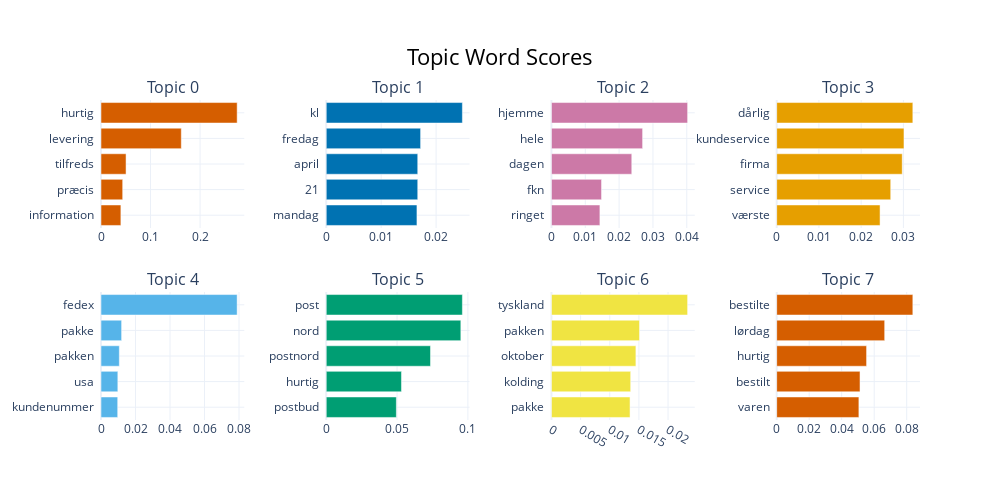

Notebook source saved alongside this figure:
### Markdown cell above
~~At least, now the name isn't all stopwords, but it still only puts it in one outlier topic.~~

I think the actual problem is just having way too few documents for it extract topics.

Decreasing `min_topic_size` helped.

### Code cell
topic_model.visualize_barchart()

### Figure 1 — Plotly figure (JSON) as saved in the notebook; plotly's stock layout.template omitted (floating-point values rounded to 4 significant figures)
{"data": [{"marker": {"color": "#D55E00"}, "orientation": "h", "type": "bar", "x": [0.04014, 0.04376, 0.05057, 0.1621, 0.2749], "xaxis": "x", "y": ["information  ", "præcis  ", "tilfreds  ", "levering  ", "hurtig  "], "yaxis": "y"}, {"marker": {"color": "#0072B2"}, "orientation": "h", "type": "bar", "x": [0.01652, 0.01666, 0.01666, 0.01718, 0.02479], "xaxis": "x2", "y": ["mandag  ", "21  ", "april  ", "fredag  ", "kl  "], "yaxis": "y2"}, {"marker": {"color": "#CC79A7"}, "orientation": "h", "type": "bar", "x": [0.01432, 0.0148, 0.02374, 0.02694, 0.04024], "xaxis": "x3", "y": ["ringet  ", "fkn  ", "dagen  ", "hele  ", "hjemme  "], "yaxis": "y3"}, {"marker": {"color": "#E69F00"}, "orientation": "h", "type": "bar", "x": [0.02447, 0.027, 0.02973, 0.03014, 0.03224], "xaxis": "x4", "y": ["værste  ", "service  ", "firma  ", "kundeservice  ", "dårlig  "], "yaxis": "y4"}, {"marker": {"color": "#56B4E9"}, "orientation": "h", "type": "bar", "x": [0.009681, 0.009761, 0.01062, 0.01195, 0.07892], "xaxis": "x5", "y": ["kundenummer  ", "usa  ", "pakken  ", "pakke  ", "fedex  "], "yaxis": "y5"}, {"marker": {"color": "#009E73"}, "orientation": "h", "type": "bar", "x": [0.04952, 0.05312, 0.0736, 0.09503, 0.09613], "xaxis": "x6", "y": ["postbud  ", "hurtig  ", "postnord  ", "nord  ", "post  "], "yaxis": "y6"}, {"marker": {"color": "#F0E442"}, "orientation": "h", "type": "bar", "x": [0.01348, 0.01359, 0.01448, 0.0151, 0.02335], "xaxis": "x7", "y": ["pakke  ", "kolding  ", "oktober  ", "pakken  ", "tyskland  "], "yaxis": "y7"}, {"marker": {"color": "#D55E00"}, "orientation": "h", "type": "bar", "x": [0.05058, 0.05127, 0.05531, 0.06645, 0.08378], "xaxis": "x8", "y": ["varen  ", "bestilt  ", "hurtig  ", "lørdag  ", "bestilte  "], "yaxis": "y8"}], "layout": {"annotations": [{"font": {"size": 16}, "showarrow": false, "text": "Topic 0", "x": 0.0875, "xanchor": "center", "xref": "paper", "y": 1, "yanchor": "bottom", "yref": "paper"}, {"font": {"size": 16}, "showarrow": false, "text": "Topic 1", "x": 0.3625, "xanchor": "center", "xref": "paper", "y": 1, "yanchor": "bottom", "yref": "paper"}, {"font": {"size": 16}, "showarrow": false, "text": "Topic 2", "x": 0.6375, "xanchor": "center", "xref": "paper", "y": 1, "yanchor": "bottom", "yref": "paper"}, {"font": {"size": 16}, "showarrow": false, "text": "Topic 3", "x": 0.9125, "xanchor": "center", "xref": "paper", "y": 1, "yanchor": "bottom", "yref": "paper"}, {"font": {"size": 16}, "showarrow": false, "text": "Topic 4", "x": 0.0875, "xanchor": "center", "xref": "paper", "y": 0.4, "yanchor": "bottom", "yref": "paper"}, {"font": {"size": 16}, "showarrow": false, "text": "Topic 5", "x": 0.3625, "xanchor": "center", "xref": "paper", "y": 0.4, "yanchor": "bottom", "yref": "paper"}, {"font": {"size": 16}, "showarrow": false, "text": "Topic 6", "x": 0.6375, "xanchor": "center", "xref": "paper", "y": 0.4, "yanchor": "bottom", "yref": "paper"}, {"font": {"size": 16}, "showarrow": false, "text": "Topic 7", "x": 0.9125, "xanchor": "center", "xref": "paper", "y": 0.4, "yanchor": "bottom", "yref": "paper"}], "height": 500, "hoverlabel": {"bgcolor": "white", "font": {"family": "Rockwell", "size": 16}}, "showlegend": false, "title": {"font": {"color": "Black", "size": 22}, "text": "Topic Word Scores", "x": 0.5, "xanchor": "center", "yanchor": "top"}, "width": 1000, "xaxis": {"anchor": "y", "domain": [0, 0.175], "showgrid": true}, "xaxis2": {"anchor": "y2", "domain": [0.275, 0.45], "showgrid": true}, "xaxis3": {"anchor": "y3", "domain": [0.55, 0.725], "showgrid": true}, "xaxis4": {"anchor": "y4", "domain": [0.825, 1], "showgrid": true}, "xaxis5": {"anchor": "y5", "domain": [0, 0.175], "showgrid": true}, "xaxis6": {"anchor": "y6", "domain": [0.275, 0.45], "showgrid": true}, "xaxis7": {"anchor": "y7", "domain": [0.55, 0.725], "showgrid": true}, "xaxis8": {"anchor": "y8", "domain": [0.825, 1], "showgrid": true}, "yaxis": {"anchor": "x", "domain": [0.6, 1], "showgrid": true}, "yaxis2": {"anchor": "x2", "domain": [0.6, 1], "showgrid": true}, "yaxis3": {"anchor": "x3", "domain": [0.6, 1], "showgrid": true}, "yaxis4": {"anchor": "x4", "domain": [0.6, 1], "showgrid": true}, "yaxis5": {"anchor": "x5", "domain": [0, 0.4], "showgrid": true}, "yaxis6": {"anchor": "x6", "domain": [0, 0.4], "showgrid": true}, "yaxis7": {"anchor": "x7", "domain": [0, 0.4], "showgrid": true}, "yaxis8": {"anchor": "x8", "domain": [0, 0.4], "showgrid": true}}}
